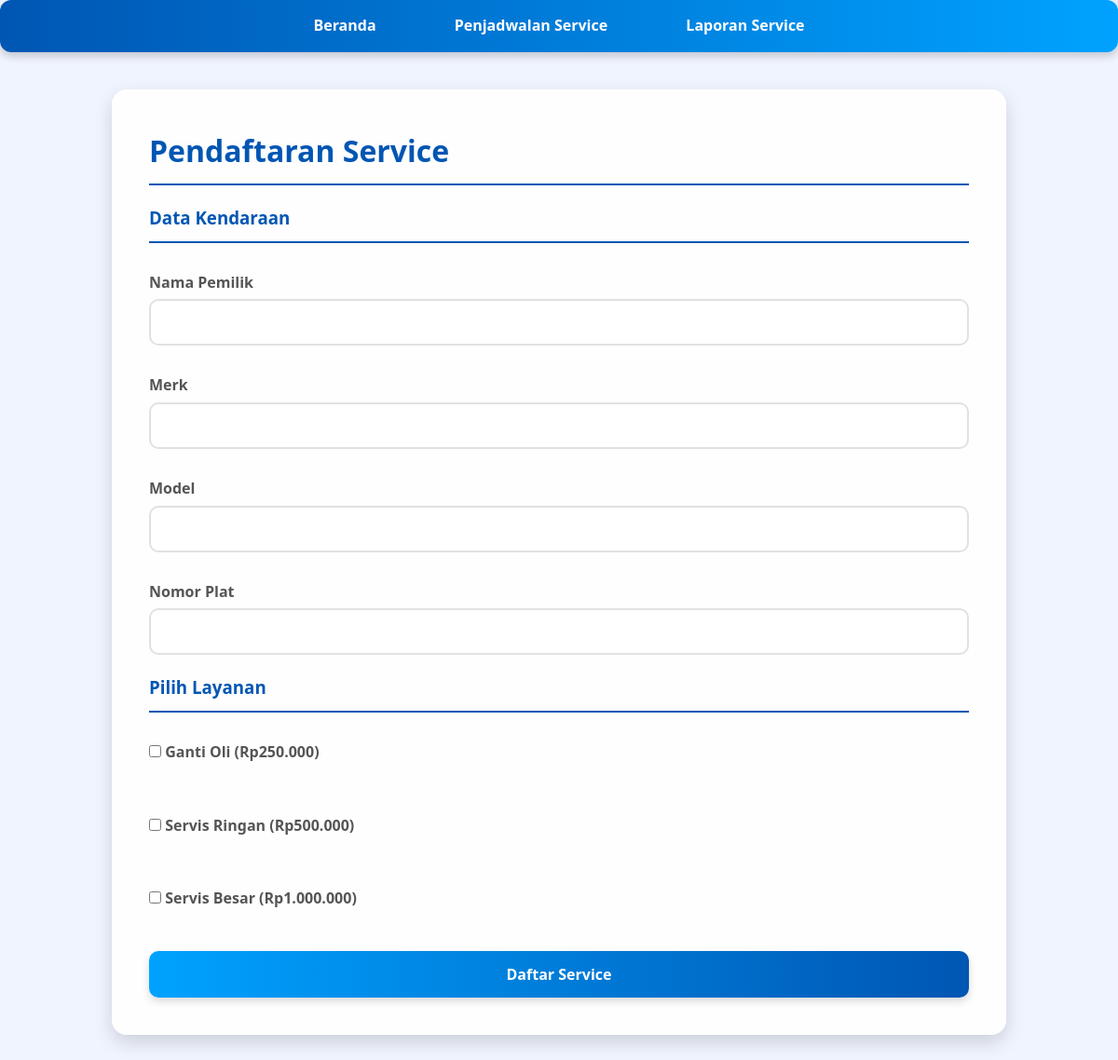
/register_layanan.php, run on the app's committed database.
### tables this page shows
CREATE TABLE `jenis_layanan` (
  `id` int(11) NOT NULL,
  `nama` varchar(100) NOT NULL,
  `biaya` decimal(10,2) NOT NULL,
  `durasi` int(11) NOT NULL
);

### register_layanan.php (the view, shortened to what this page needs)
<?php
include('config.php');
$layanans = $conn->query('SELECT * FROM jenis_layanan');
?>
<!DOCTYPE html>
<html lang="id">
<head>
    <link rel="stylesheet" href="style.css">
</head>
<body>
    <nav>
        <a href="index.php">Beranda</a>
        <a href="schedule_layanan.php">Penjadwalan Service</a>
        <a href="laporan.php">Laporan Service</a>
    </nav>
    <div class="container">
        <h1>Pendaftaran Service</h1>
        <form method="POST">
            <h3>Data Kendaraan</h3>
            <label>Nama Pemilik</label>
            <input type="text" name="pemilik" required>
            <label>Merk</label>
            <input type="text" name="merk" required>
            <label>Model</label>
            <input type="text" name="tipe" required>
            <label>Nomor Plat</label>
            <input type="text" name="plat_nomor" required>
            <h3>Pilih Layanan</h3>
            <?php if ($layanans && $layanans->num_rows > 0): ?>
                <?php while($row = $layanans->fetch_assoc()): ?>
                    <label>
                        <input type="checkbox" name="layanans[]" value="<?= $row['id'] ?>">
                        <?= htmlspecialchars($row['nama']) ?> (Rp<?= number_format($row['biaya'],0,',','.') ?>)
                    </label><br>
                <?php endwhile; ?>
            <?php else: ?>
                <p>Tidak ada layanan yang tersedia saat ini.</p>
            <?php endif; ?>
            <button type="submit">Daftar Service</button>
        </form>
    </div>
</body>
</html>

### style.css (style rules this page uses)
* { margin: 0; padding: 0; box-sizing: border-box; font-family: 'Segoe UI', Tahoma, Geneva, Verdana, sans-serif; }
body { background-color: #f0f4ff; color: #444; line-height: 1.6; background-size: cover; }
.container { max-width: 960px; margin: 40px auto; padding: 40px; background: rgba(255, 255, 255, 0.95); border-radius: 16px; box-shadow: 0 8px 20px rgba(0, 0, 0, 0.15); transition: transform 0.2s ease-in-out; }
h1, h2, h3 { color: #0056b3; margin-bottom: 20px; border-bottom: 2px solid #0056b3; padding-bottom: 10px; }
nav { background: linear-gradient(to right, #0056b3, #00a2ff); padding: 15px 0; margin-bottom: 30px; text-align: center; box-shadow: 0 4px 10px rgba(0, 0, 0, 0.2); border-radius: 12px; }
nav a { color: white; margin: 0 20px; text-decoration: none; font-weight: bold; padding: 10px 20px; border-radius: 10px; transition: all 0.3s ease-in-out; }
form { display: flex; flex-direction: column; }
form label { margin: 10px 0 5px; font-weight: bold; color: #555; }
form input, form select, form textarea { padding: 12px 15px; margin-bottom: 20px; border: 2px solid #e1e1e1; border-radius: 10px; transition: border-color 0.3s ease-in-out, box-shadow 0.3s ease-in-out; font-size: 16px; }
button { padding: 14px 25px; background: linear-gradient(to right, #00a2ff, #0056b3); color: white; border: none; border-radius: 10px; cursor: pointer; font-weight: bold; font-size: 16px; transition: transform 0.2s ease-in-out, box-shadow 0.2s ease-in-out; box-shadow: 0 4px 8px rgba(0, 0, 0, 0.15); }

### data on the page
jenis_layanan: nama "Ganti Oli", biaya "250.000"
jenis_layanan: nama "Servis Ringan", biaya "500.000"
jenis_layanan: nama "Servis Besar", biaya "1.000.000"
